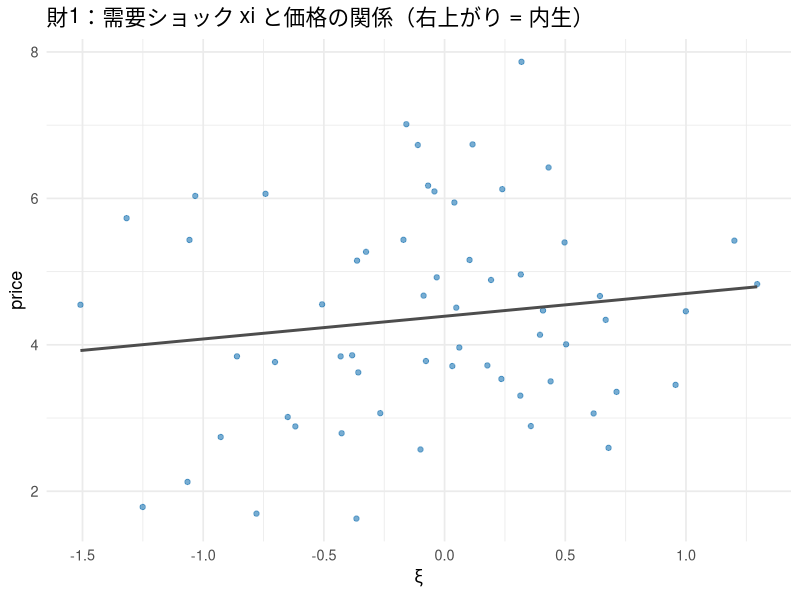

Reproduce this figure in R.
## ---- chunk 1
#| include: false
library(ggplot2)
library(dplyr)
library(tidyr)
library(knitr)

set.seed(20264)

theme_lecture <- function() {
  fam <- if (Sys.info()[["sysname"]] == "Darwin") "Hiragino Sans" else ""
  theme_minimal(base_size = 13, base_family = fam)
}
theme_set(theme_lecture())
knitr::opts_chunk$set(fig.align = "center", dpi = 144)
options(scipen = 8)
## ---- chunk 2
# 次元
J <- 3; T <- 60; ns <- 200

# 真のパラメータ
beta0_true  <- 4.0
beta_x_true <- 1.5
abar_true   <- 0.5
sigma_true  <- 0.8
alpha_bar_true <- exp(abar_true + sigma_true^2 / 2)   # 水準での平均 E[alpha_i]

# ---- ここを埋める ----
# 属性 x: T x J、標準正規
x  <- matrix(rnorm(T * J), T, J)
# コストシフター w: T x J、一様分布 [0.3, 1.3]
w  <- matrix(runif(T * J, 0.3, 1.3), T, J)
# 需要ショック xi: T x J、平均0・標準偏差0.6の正規
xi <- matrix(rnorm(T * J, 0, 0.6), T, J)

# 限界費用 mc = exp(g0 + gx*x + gw*w + omega)
g0 <- 0.2; gx <- 0.2; gw <- 1.0
omega <- matrix(rnorm(T * J, 0, 0.1), T, J)
mc <- exp(g0 + gx * x + gw * w + omega)

# 価格（内生）: 限界費用 + xi に反応するマークアップ
price <- mc * 1.4 + 0.8 * pmax(xi, 0) + 0.1

# シミュレーション個人（価格係数の個人ショック nu、全市場共通）
nu_p <- rnorm(ns)
## ---- chunk 3
# delta_t: (J) 平均効用
# 戻り値: 集計インサイドシェア (J)
shares_from_delta <- function(delta_t, p_t, abar, sigma, nu_p) {
  alpha_i  <- exp(abar + sigma * nu_p)          # (ns) 個人の価格係数
  alpha_mean <- exp(abar + sigma^2 / 2)
  # mu[i,j] = -(alpha_i - E[alpha_i]) * p_j   ->  outer() で (ns x J)
  mu <- -outer(alpha_i - alpha_mean, p_t)
  V  <- sweep(mu, 2, delta_t, "+")               # delta_t を各列に足す
  eV <- exp(V)
  denom <- 1 + rowSums(eV)                        # outside の効用は 0
  colMeans(eV / denom)                            # 個人シェアを平均
}

# ---- 観測シェアを真値で生成 ----
delta_true <- beta0_true + beta_x_true * x - alpha_bar_true * price + xi
S_obs <- matrix(0, T, J)
for (t in 1:T) {
  S_obs[t, ] <- shares_from_delta(delta_true[t, ], price[t, ], abar_true, sigma_true, nu_p)
}
S0_obs <- 1 - rowSums(S_obs)
## ---- chunk 4
# ---- ここを埋める ----
cat("インサイドシェアの範囲:", round(range(S_obs), 4), "\n")
cat("アウトサイドシェアの範囲:", round(range(S0_obs), 4), "\n")
cat("価格とxiの相関（財ごと）:",
    round(sapply(1:J, function(j) cor(price[, j], xi[, j])), 3), "\n")

# 価格 vs xi の散布図（財1）で内生性を可視化
df_endog <- data.frame(price = price[, 1], xi = xi[, 1])
ggplot(df_endog, aes(xi, price)) +
  geom_point(alpha = 0.6, color = "#1f77b4") +
  geom_smooth(method = "lm", se = FALSE, color = "grey30") +
  labs(title = "財1：需要ショック xi と価格の関係（右上がり = 内生）",
       x = expression(xi), y = "price")
